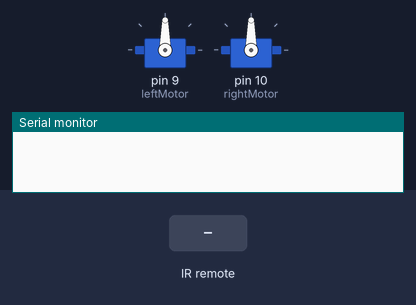
Bench run of a sketch on a simulated Arduino Uno, built with avr-gcc and run on an emulated ATmega328P. On the bench: 2 × servo, the last lines printed to the serial monitor. The test bench sets the inputs (shaded band).

Above: at 1.2 s.
1.3 s: infrared code 0x70907A85 received
At 1.7 s:
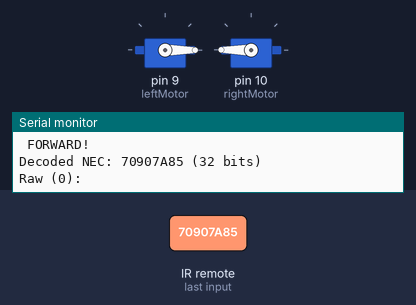
2.8 s: infrared code 0x7090FA05 received
At 4.0 s:
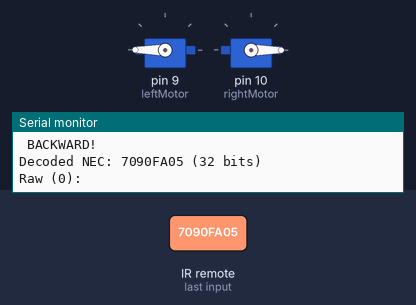
4.3 s: infrared code 0x7090BA45 received
At 5.2 s:
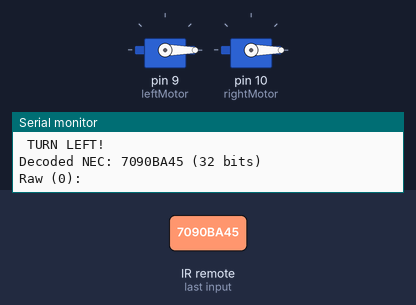
5.8 s: infrared code 0x70903AC5 received
At 6.4 s:
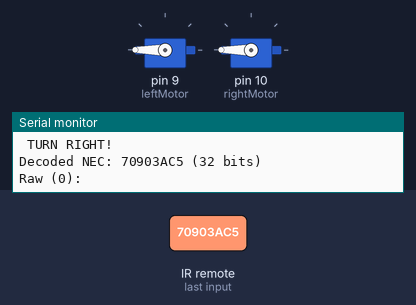
Timing chart, 0 to 8.3 s (numbered marks = the images above; inputs shaded):
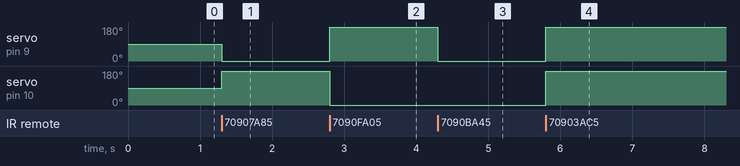

The sketch:

S1_L05_IRbot.ino
```cpp
/*
 * IR-bot: (integer version) a simple robot drive example using remote control.
 * An IR detector/demodulator must be connected to the input RECV_PIN.
 * based on IR-Dump by ken Shirrif
 */

// Setup the IR remote library
#include <IRremote.h>
int RECV_PIN = 7;
IRrecv irrecv(RECV_PIN);
decode_results results;

// Define codes from the remote control to use in our robot
#define IRFORWARD   1888516741
#define IRBACKWARD  1888549381
#define IRLEFT      1888533061
#define IRRIGHT     1888500421
#define IRCANCEL    1888527451

// setup the robot servos
#include <Servo.h>
Servo leftMotor;
Servo rightMotor;


void setup()
{
  Serial.begin(9600);
  irrecv.enableIRIn(); // Start the receiver
  leftMotor.attach(9);  // attaches the servos
  rightMotor.attach(10);
}


void dump(decode_results *results) {
  // Dumps out the decode_results structure.
  // Call this after IRrecv::decode()
  int count = results->rawlen;

  if (results->decode_type == UNKNOWN) {
    Serial.print("Unknown encoding: ");
  }
  else if (results->decode_type == NEC) {
    Serial.print("Decoded NEC: ");

  }
  else if (results->decode_type == SONY) {
    Serial.print("Decoded SONY: ");
  }
  else if (results->decode_type == RC5) {
    Serial.print("Decoded RC5: ");
  }
  else if (results->decode_type == RC6) {
    Serial.print("Decoded RC6: ");
  }
  else if (results->decode_type == PANASONIC) {
    Serial.print("Decoded PANASONIC - Address: ");
    Serial.print(&results->address, HEX);
    Serial.print(" Value: ");
  }
  else if (results->decode_type == LG) {
    Serial.print("Decoded LG: ");
  }
  else if (results->decode_type == JVC) {
    Serial.print("Decoded JVC: ");
  }
  else if (results->decode_type == AIWA_RC_T501) {
    Serial.print("Decoded AIWA RC T501: ");
  }
  else if (results->decode_type == WHYNTER) {
    Serial.print("Decoded Whynter: ");
  }
  Serial.print(results->value, HEX);
  Serial.print(" (");
  Serial.print(results->bits, DEC);
  Serial.println(" bits)");
  Serial.print("Raw (");
  Serial.print(count, DEC);
  Serial.print("): ");

  for (int i = 1; i < count; i++) {
    if (i & 1) {
      Serial.print(results->rawbuf[i]*USECPERTICK, DEC);
    }
    else {
      Serial.write('-');
      Serial.print((unsigned long) results->rawbuf[i]*USECPERTICK, DEC);
    }
    Serial.print(" ");
  }
  Serial.println();
}

void loop() {
  if (irrecv.decode(&results)) {
    Serial.println(results.value);

    // take action!
    switch(results.value){
      case IRFORWARD:
        Serial.println(" FORWARD!");
        forward();
        break;
      case IRBACKWARD:
      Serial.println(" BACKWARD!");
        backward();
        break;
      case IRLEFT:
      Serial.println(" TURN LEFT!");
        turnleft();
        break;
      case IRRIGHT:
      Serial.println(" TURN RIGHT!");
        turnright();
        break;
        case IRCANCEL:
      Serial.println(" STOP!");
        robotstop();
        break;
    }

    dump(&results);
    irrecv.resume(); // Receive the next value
  }
}

void forward(){
  leftMotor.write(0);
  rightMotor.write(180);

}

void backward(){
  leftMotor.write(180);
  rightMotor.write(0);
}

void turnleft(){
  leftMotor.write(0);
  rightMotor.write(0);
}

void turnright(){
  leftMotor.write(180);
  rightMotor.write(180);
}

void robotstop(){
  leftMotor.write(90);
  rightMotor.write(90);
}
```

Measured:
- after the input at 1.3 s, servo on pin 9 (leftMotor): 90° → 0° at once; servo on pin 10 (rightMotor): 90° → 180° at once
- after the input at 2.8 s, servo on pin 9 (leftMotor): 0° → 180° at once; servo on pin 10 (rightMotor): 180° → 0° at once
- after the input at 4.3 s, servo on pin 9 (leftMotor): 180° → 0° at once
- after the input at 5.8 s, servo on pin 9 (leftMotor), servo on pin 10 (rightMotor): 0° → 180° at once
